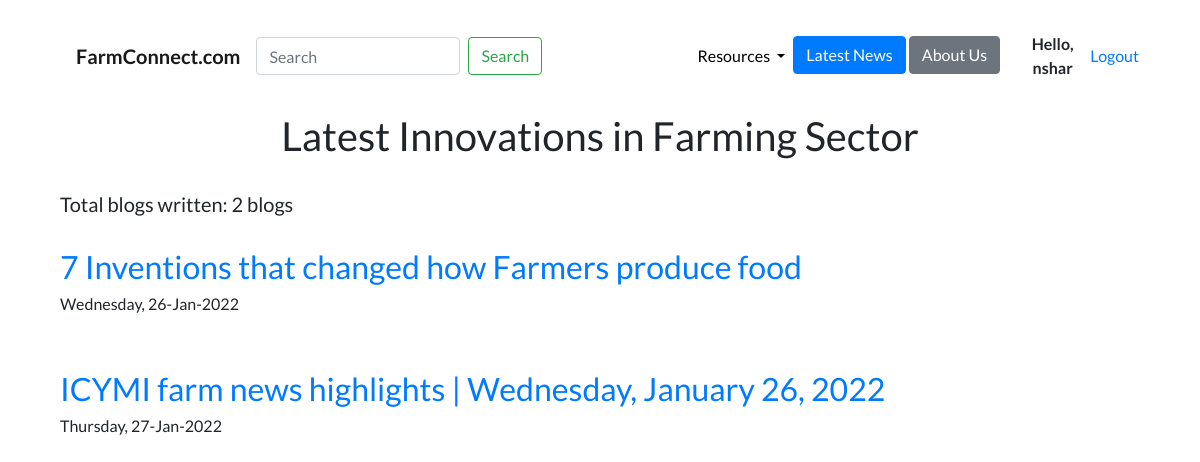
Page /blog/ (signed in) on the earlier database version.
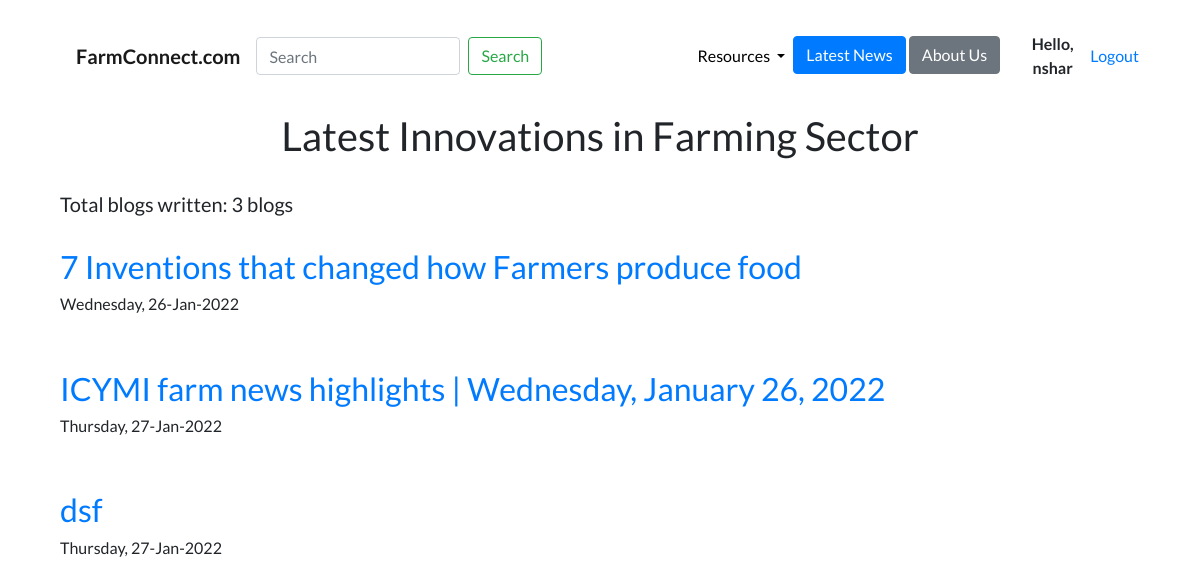
Same page on the later database version.
### blog/models.py (models this page shows, shortened)
class Blog(models.Model):
    title = models.CharField(max_length=200)
    description = models.TextField()
    date = models.DateField()

### blog/views.py (the view)
# urls.py: path('',views.all_blogs,name='all_blogs'),
@login_required(login_url='login')
def all_blogs(request):
    blogs = Blog.objects.all()
    return render(request,'blog/all_blogs.html',{'blogs':blogs})

### blog/templates/blog/all_blogs.html
{% extends 'portfolio/base.html' %}
{% block content %}
<br>
<h1>Latest Innovations in Farming Sector</h1><br>
<h5 style="text-align:left;">Total blogs written: {{blogs.count}} blog{{blogs.count|pluralize}}</h5>
<br>
{% for blog in blogs %}
	<a href='{% url 'blog:detail' blog.id  %}'><h2 style="text-align:left;">{{blog.title}}</h2></a>
  <h6 style="text-align:left;">{{blog.date|date:'l, d-M-Y'}}</h6>
  <br><br>
{% endfor %}
{% endblock %}

Differences in the rows shown:
added Blog: title "dsf", date "Thursday, 27-Jan-2022"
Other differences:
{{ blogs.count }}: "2" → "3"
